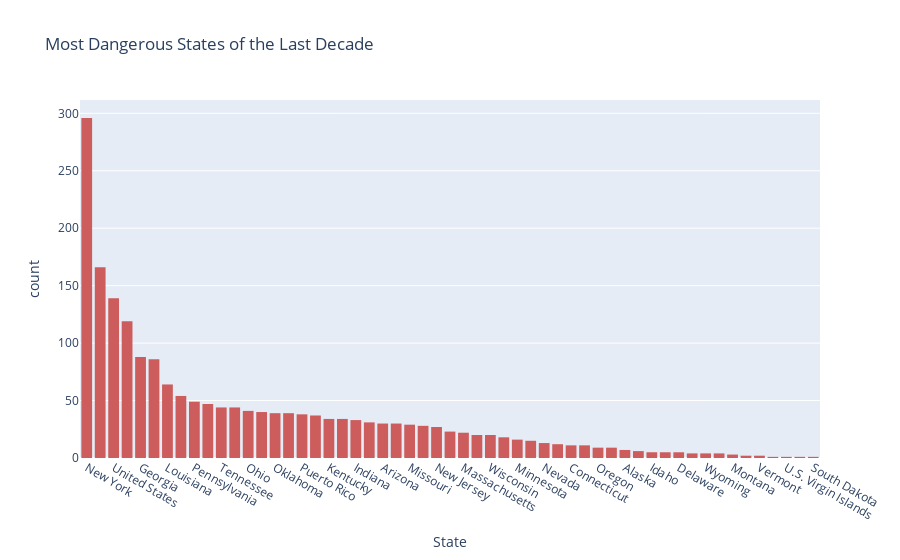

The code cell stored with this chart in its notebook:
### Markdown cell above
# Most dangerous States of the last decade

### Code cell
#We are not considering covid19 as cause of death
states_20 = police[(police['Cause_of_Death'] != 'COVID19') & (police['Year'] >= 2012)]
fig = px.histogram(states_20, x = 'State', title = 'Most Dangerous States of the Last Decade', color_discrete_sequence  = c)
fig.update_xaxes(categoryorder = 'total descending')
fig.show()

### Figure 1 — Plotly figure (JSON) as saved in the notebook; plotly's stock layout.template omitted (floating-point values rounded to 4 significant figures; data arrays with more than 128 entries replaced by an {"elided": "..."} marker saying what was removed)
{"data": [{"alignmentgroup": "True", "bingroup": "x", "hovertemplate": "State=%{x}<br>count=%{y}<extra></extra>", "legendgroup": "", "marker": {"color": "indianred", "pattern": {"shape": ""}}, "name": "", "offsetgroup": "", "orientation": "v", "showlegend": false, "type": "histogram", "x": {"elided": "1956 str values"}, "xaxis": "x", "yaxis": "y"}], "layout": {"barmode": "relative", "legend": {"tracegroupgap": 0}, "title": {"text": "Most Dangerous States of the Last Decade"}, "xaxis": {"anchor": "y", "categoryorder": "total descending", "domain": [0, 1], "title": {"text": "State"}}, "yaxis": {"anchor": "x", "domain": [0, 1], "title": {"text": "count"}}}}
